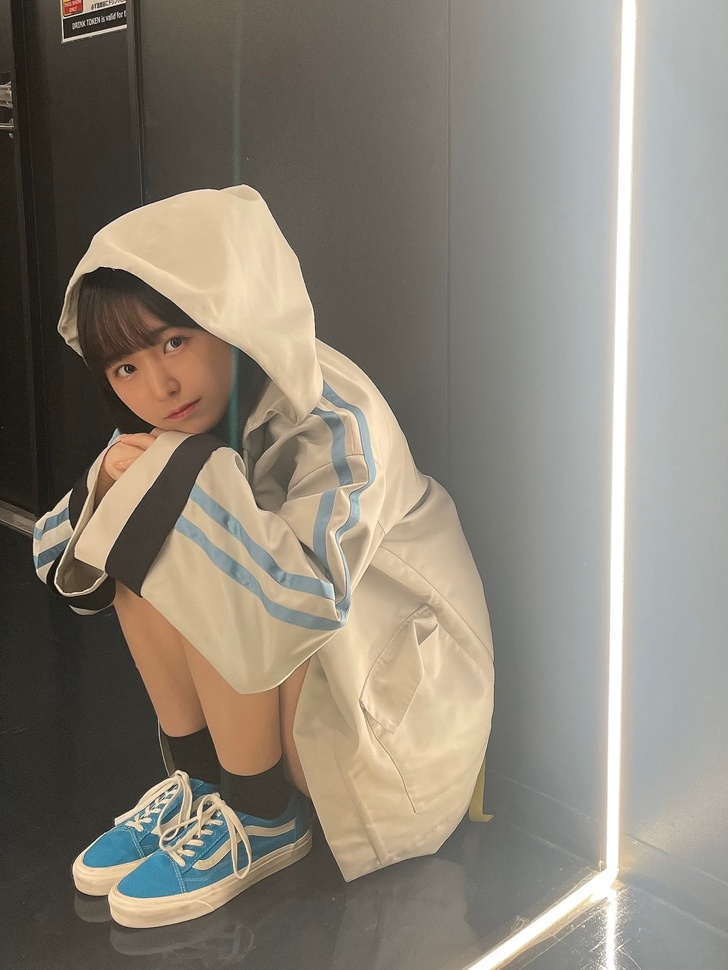
#> input picture HW2/code-py/input_color.jpg, 728 x 970 px, shrunk from 1454 x 1938 before the run
$ python main.py --input input_color.jpg --output out --k_value 5
#> lines starting #> are read from the running program, lines starting #| are printed output that depends on the picture
#!/usr/bin/env python

# input given image, svd compress it, and export to given folder
# Usage: python main.py -i <input_image> -o <output_folder> -k <k_value>
import cv2
import numpy as np
import os
import argparse
import matplotlib.pyplot as plt


def svd_compress(image_path: str, output_folder: str, k: int, color: bool, export_sigma_distribution: bool):
#> called with image_path = 'input_color.jpg', output_folder = 'out', k = 5, color = False, export_sigma_distribution = False
    if not color:
        img = cv2.imread(image_path, cv2.IMREAD_GRAYSCALE)
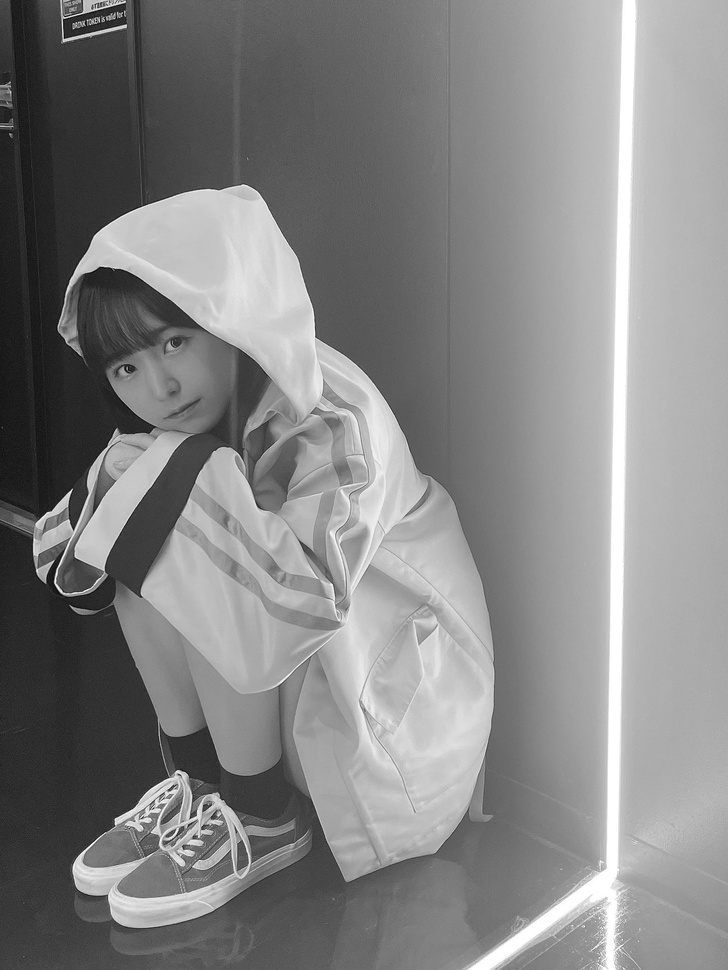
#> img: shape (970, 728); min 1, max 255, mean 133.1
        U, S, Vt = np.linalg.svd(img, full_matrices=False)
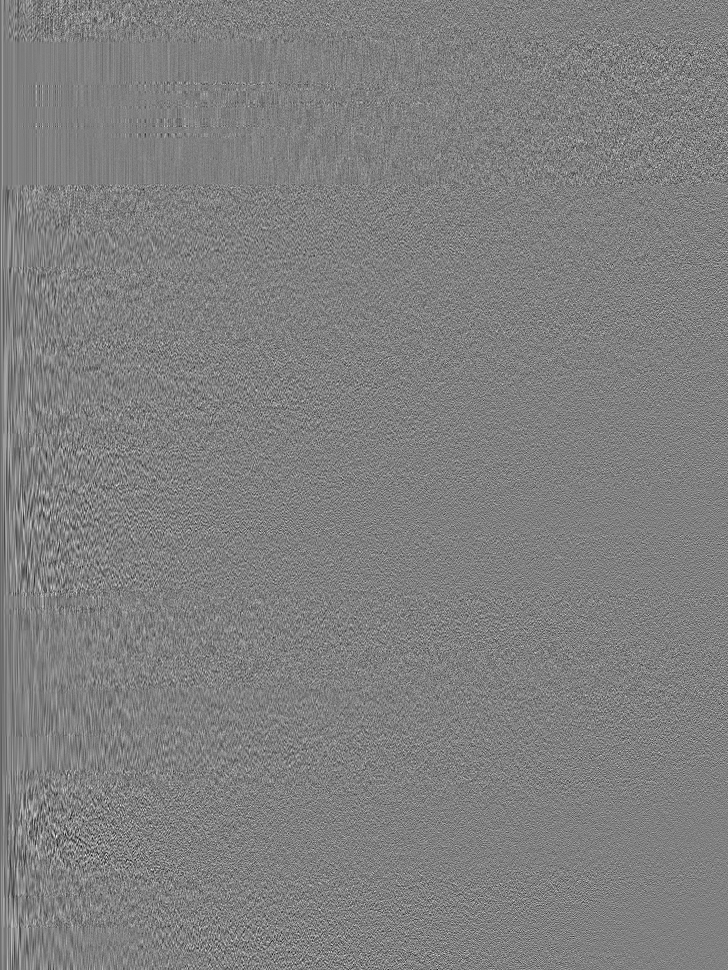
#> U: shape (970, 728) float64; min -0.213, max 0.211, mean -4.02e-05; drawn with min black and max white
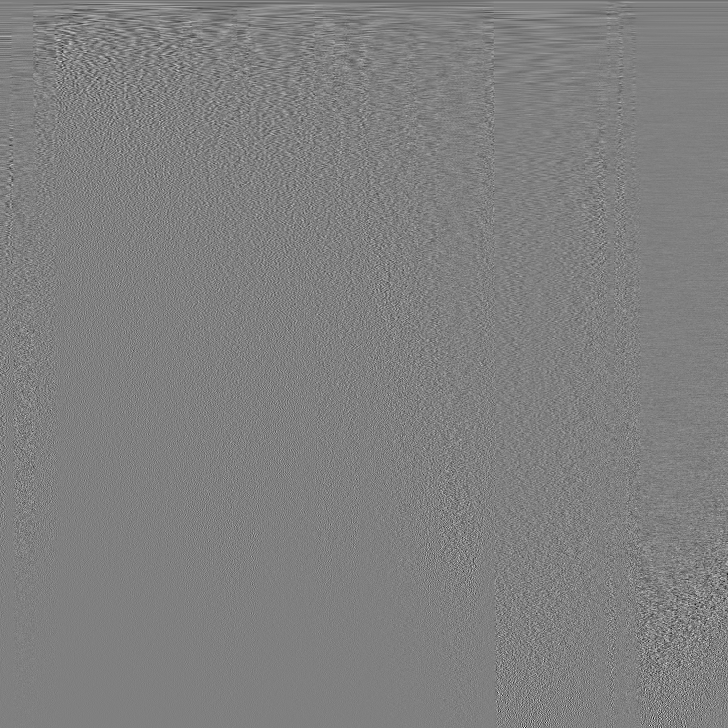
#> Vt: shape (728, 728) float64; min -0.359, max 0.355, mean -4.57e-05; drawn with min black and max white
#> S = 728 values, max 117382.1 at index 0, min 4.14 at index 727, mean 541

        if export_sigma_distribution:
            plt.plot(S)
            plt.xlabel("Singular Value Index")
            plt.ylabel("Singular Value")
            plt.title("Singular Value Distribution")
            plt.gca().ticklabel_format(style='sci', axis='y', scilimits=(0,0))
            filename = os.path.basename(image_path).split(".")[0]
            plt.savefig(os.path.join(output_folder, f"{filename}-sigma_distribution.png"))
            plt.close()

        compressed_img = np.dot(U[:, :k], np.dot(np.diag(S[:k]), Vt[:k, :]))
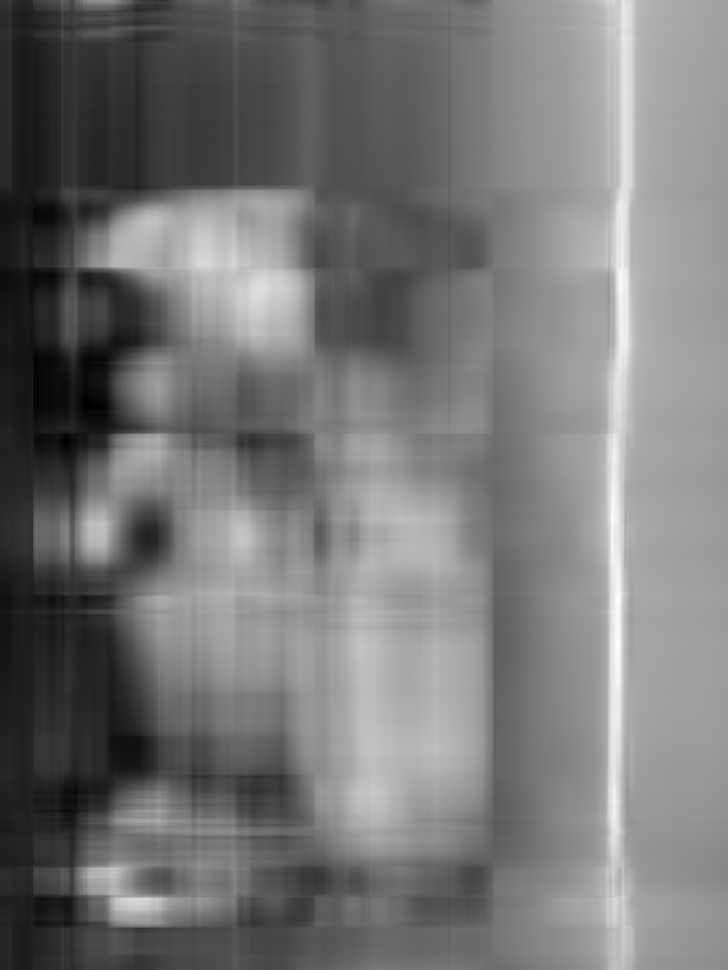
#> compressed_img: shape (970, 728) float64; min 7.71, max 277, mean 133.1; drawn with min black and max white
    else:
        img = cv2.imread(image_path, cv2.IMREAD_COLOR)
        img_b, img_g, img_r = cv2.split(img)
        compressed_imgs = []
        for img in [img_b, img_g, img_r]:
            U, S, Vt = np.linalg.svd(img, full_matrices=False)
            compressed_img = np.dot(U[:, :k], np.dot(np.diag(S[:k]), Vt[:k, :]))
            compressed_imgs.append(compressed_img)

        compressed_img = cv2.merge(compressed_imgs)

    # create output folder if not exists
    if not os.path.exists(output_folder):
        os.makedirs(output_folder)

    # export to _output_/_filename_-{k}.jpg:
    filename = os.path.basename(image_path).split(".")[0]
    output_path = os.path.join(output_folder, f"{filename}-{k}.jpg")
    cv2.imwrite(output_path, compressed_img)


def main():
    parser = argparse.ArgumentParser(description="SVD Image Compression")
    parser.add_argument(
        "-i",
        "--input",
        type=str,
        required=True,
        help="input image path",
    )
    parser.add_argument(
        "-o",
        "--output",
        type=str,
        required=True,
        help="output folder path",
    )
    parser.add_argument(
        "-k",
        "--k_value",
        type=int,
        required=True,
        help="k value for compression",
    )
    parser.add_argument(
        "-c",
        "--color",
        type=bool,
        default=False,
        help="color image or grayscale image",
    )
    parser.add_argument(
        "-e",
        "--export-sigma-distribution",
        type=bool,
        default=False,
        help="export sigma distribution",
    )
    args = parser.parse_args()
    svd_compress(args.input, args.output, args.k_value, args.color, args.export_sigma_distribution)


if __name__ == "__main__":
    main()
